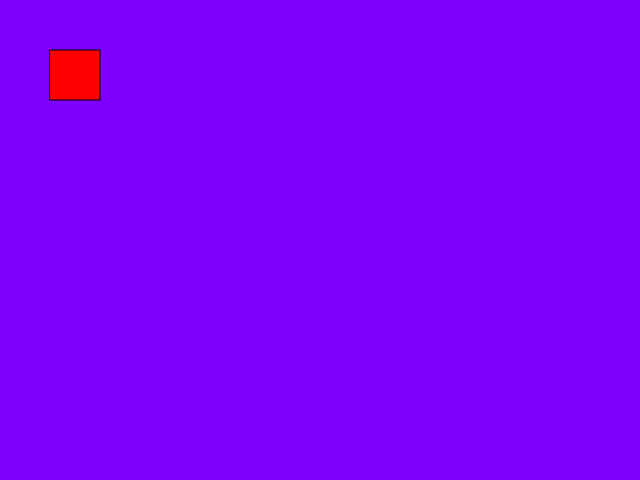
Frame 1 (no input)
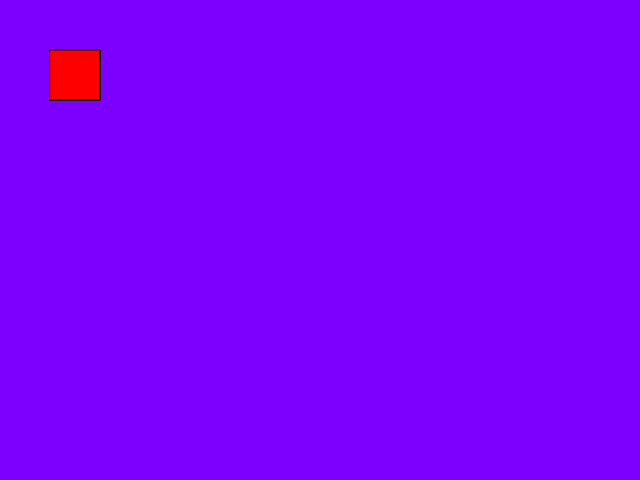
Frame 60 (no input)
Frame 120 (the mouse pressed at the canvas centre since frame 60): identical to frame 60, image omitted

The p5.js sketch that drew these frames (run headless with seeded random() and noise() and a simulated clock; from frame 60 on, the mouse is pressed at the canvas centre):

// p5.js sketch
// ── sketch.js
function setup() {
createCanvas(640, 480);
background(125, 0, 255);

}

function draw(){
fill(255, 0, 0);
rect(50, 50, 50, 50);
}
